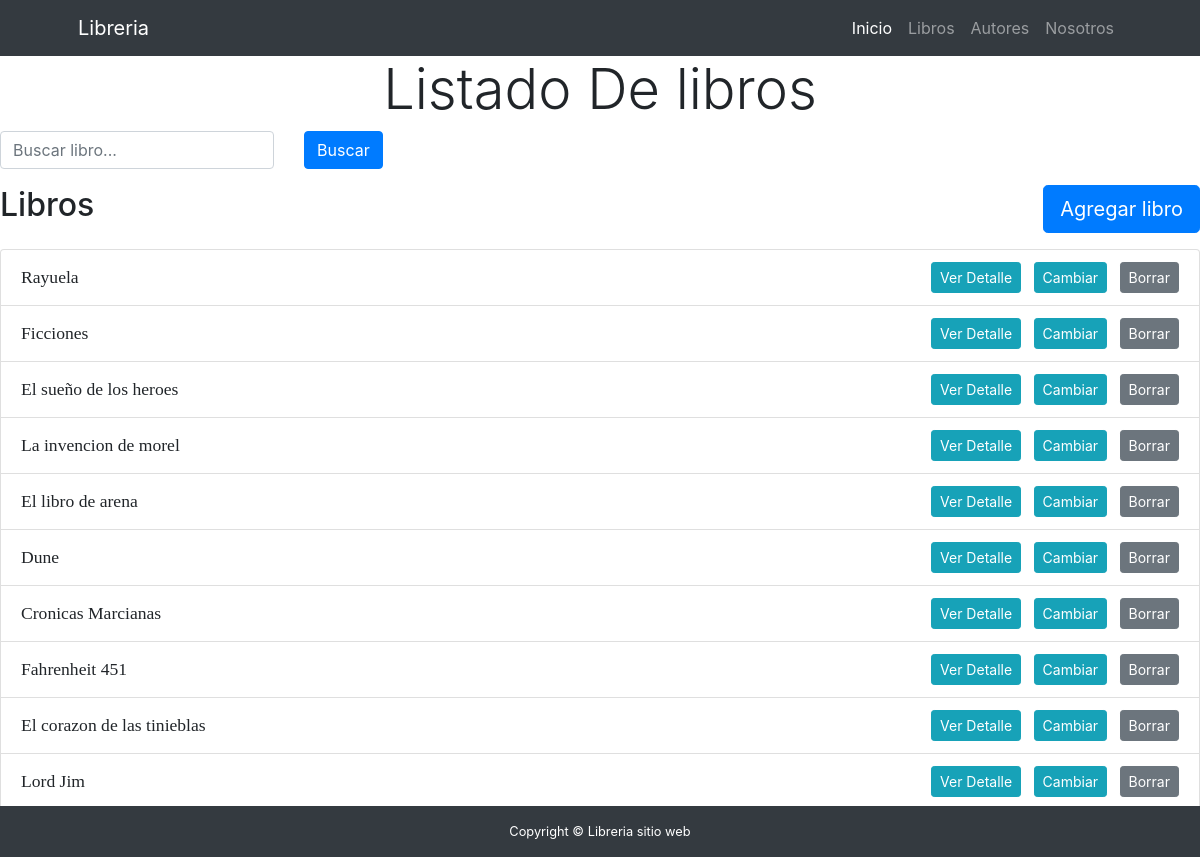
The app's page /libros/libros/lista, older data.
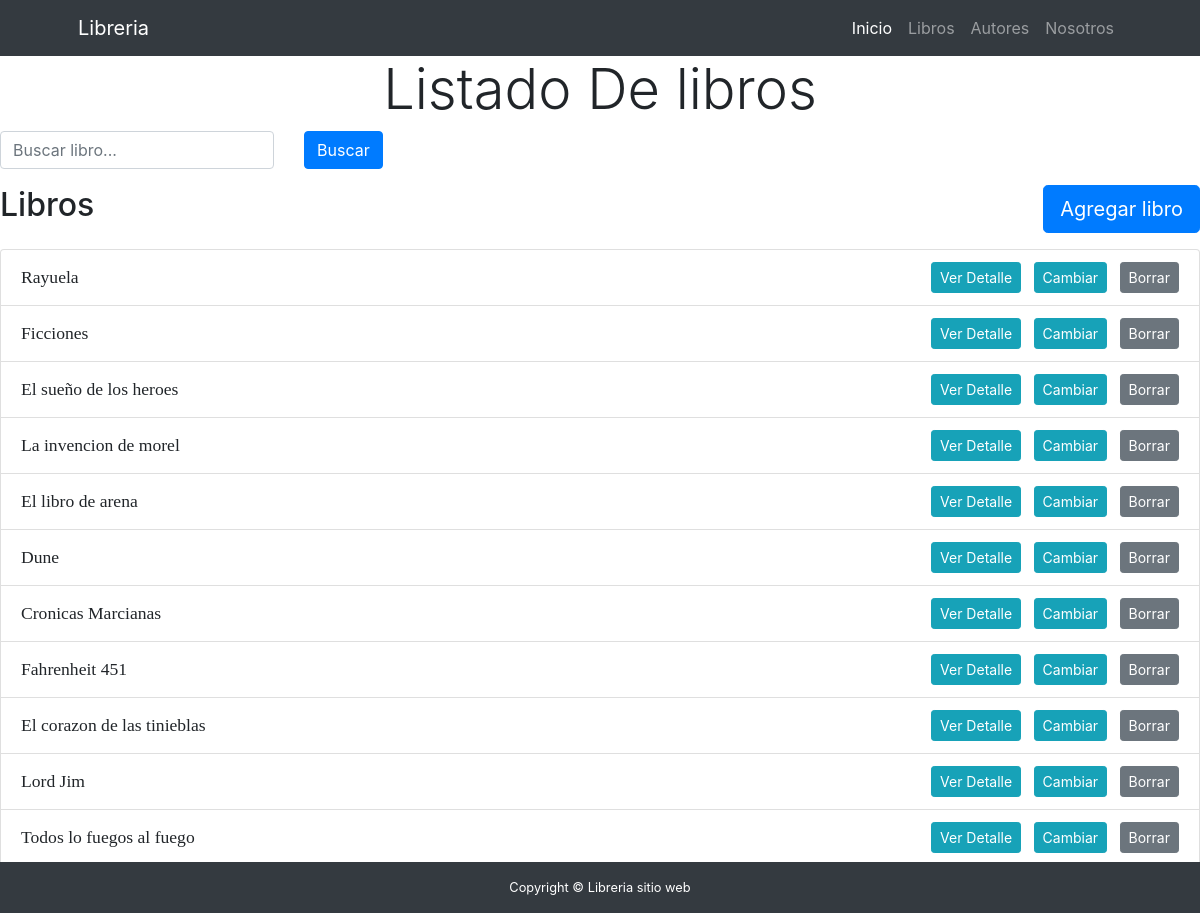
The same page, newer data.
### libros/models.py (models this page shows, shortened)
class Libro(models.Model):
    nombre_libro = models.CharField(max_length=100,unique=True)
    año = models.DateField
    editorial = models.ForeignKey(Editorial,on_delete=models.SET_NULL, null=True,blank=True)
    autor = models.ForeignKey(Autores,on_delete=models.SET_NULL, null=True,blank=True)

### libros/views.py (the view)
# urls.py: path("libros/lista",lista_libros, name="lista_libros"),
def lista_libros(request):
    busqueda = request.GET.get("busqueda",None)
    if busqueda:
        print(busqueda)
        consulta = Libro.objects.filter(nombre__icontains=busqueda)
    else:
        consulta = Libro.objects.all()
    contexto = {"libros": consulta}
    return render(request,"libros/lista_libros.html",contexto)

### libros/templates/libros/lista_libros.html (shortened to what this page needs)
{% extends 'core/base.html' %}
{% block body_title %}
    Listado De libros
{% endblock body_title %}
{% block contenido %}
<form class="mb-3 row" action="{% url 'libros:lista_libros' %}" method="get">
    <div class="col-auto">
        <input type="text" class="form-control" name="busqueda" placeholder="Buscar libro...">
    </div>
    <div class="col-auto">
        <button type="submit" class="btn btn-primary">Buscar</button>
    </div>
</form>
<div class="d-flex justify-content-between align-items-center mb-3">
    <h2>Libros</h2>
    <button class="btn btn-lg btn-primary my-button"><a href="{% url 'libros:libros_create' %}" style="color:white;">Agregar libro</a></button>
</div>
<ul class="list-group">
    {% for libro in libros %}
        <li class="list-group-item">
            <div class="d-flex justify-content-between align-items-center">
                <span style="font-family: 'Georgia', serif; font-size: 1.1em;">{{ libro.nombre_libro }}</span>
                <div>
                    <a href="{% url 'libros:libro_detail' libro.id %}" class="btn btn-info btn-sm me-2">Ver Detalle</a>
                    <a href="{% url 'libros:libro_update' libro.id %}" class="btn btn-info btn-sm me-2">Cambiar</a>
                    <a href="{% url 'libros:libro_delete' libro.id %}" class="btn btn-secondary btn-sm">Borrar</a>
                </div>
            </div>
        </li>
    {% endfor %}
</ul>
<a href="{% url 'libros:lista_libros' %}" class="btn btn-secondary btn-sm mt-3">Volver</a>
{% endblock contenido %}

### core/templates/core/base.html (shortened to what this page needs)
{% load static %}
<!DOCTYPE html>
<html lang="es">
<head>
    <link href="{% static 'core/css/styles.css' %}" rel="stylesheet" />
</head>
<body>
    <nav class="navbar navbar-expand-lg navbar-dark bg-dark">
        <div class="container px-5">
            <a class="navbar-brand" href="#!">Libreria</a>
            <div class="collapse navbar-collapse" id="navbarSupportedContent">
                <ul class="navbar-nav ms-auto mb-2 mb-lg-0">
                    <li class="nav-item"><a class="nav-link active" aria-current="page" href="{% url 'core:index' %}">Inicio</a></li>
                    <li class="nav-item"><a class="nav-link" href="{% url 'libros:lista_libros' %}">Libros</a></li>
                    <li class="nav-item"><a class="nav-link" href="{% url 'libros:lista_autores' %}">Autores</a></li>
                    <li class="nav-item"><a class="nav-link" href="#!">Nosotros</a></li>
                </ul>
            </div>
        </div>
    </nav>
    <link rel="stylesheet" href="https://stackpath.bootstrapcdn.com/bootstrap/4.5.2/css/bootstrap.min.css">
    <h1 class="display-4 text-center">
        {% block body_title %}
        {% endblock body_title %}
    </h1>
    {% block contenido %}
    {% endblock contenido %}
     <footer class="py-3 bg-dark fixed-bottom">
        <div class="container px-4 px-lg-5">
            <p class="m-0 text-center text-white small">Copyright &copy; Libreria sitio web</p>
        </div>
    </footer>
</body>
</html>

Row changes from the older to the newer data that the page shows:
added Libro: nombre_libro "Todos lo fuegos al fuego"
